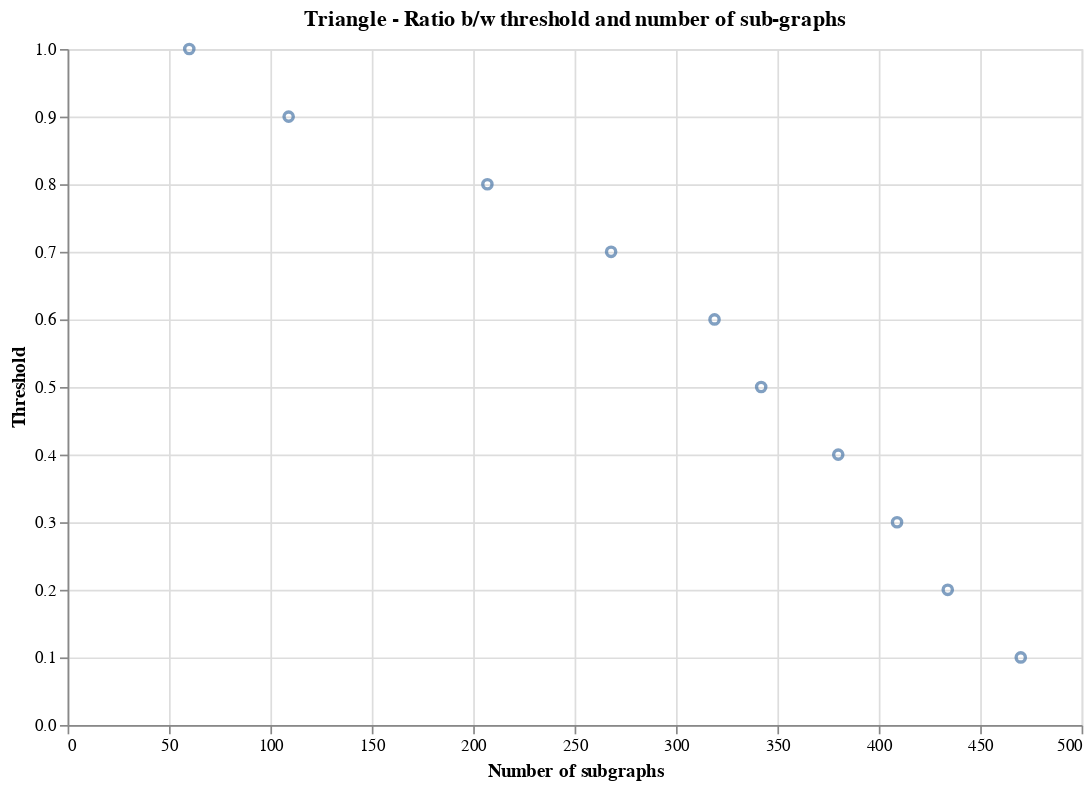

Here is the notebook cell this chart was saved with:
### Code cell
df = pd.read_csv('triangle_threshold.csv')
alt.Chart(df).mark_point().encode(
    x=alt.X('no_of_subgraphs', title='Number of subgraphs'),
    y=alt.Y('threshold', title='Threshold'),
    tooltip=['iterations']
).properties(
    title='Triangle - Ratio b/w threshold and number of sub-graphs',
    width=600,
    height=400
)

### Figure 1 — Vega-Lite specification as saved in the notebook (floating-point values rounded to 4 significant figures)
{"config": {"view": {"continuousWidth": 300, "continuousHeight": 300}}, "data": {"name": "data-a1d299b1656e4fc6d97c438d1fccbeb6"}, "mark": {"type": "point"}, "encoding": {"tooltip": [{"field": "iterations", "type": "quantitative"}], "x": {"field": "no_of_subgraphs", "title": "Number of subgraphs", "type": "quantitative"}, "y": {"field": "threshold", "title": "Threshold", "type": "quantitative"}}, "height": 400, "title": "Triangle - Ratio b/w threshold and number of sub-graphs", "width": 600, "$schema": "https://vega.github.io/schema/vega-lite/v5.8.0.json", "datasets": {"data-a1d299b1656e4fc6d97c438d1fccbeb6": [{"no_of_subgraphs": 470, "threshold": 0.1, "iterations": 10}, {"no_of_subgraphs": 434, "threshold": 0.2, "iterations": 8}, {"no_of_subgraphs": 409, "threshold": 0.3, "iterations": 7}, {"no_of_subgraphs": 380, "threshold": 0.4, "iterations": 6}, {"no_of_subgraphs": 342, "threshold": 0.5, "iterations": 6}, {"no_of_subgraphs": 319, "threshold": 0.6, "iterations": 5}, {"no_of_subgraphs": 268, "threshold": 0.7, "iterations": 5}, {"no_of_subgraphs": 207, "threshold": 0.8, "iterations": 5}, {"no_of_subgraphs": 109, "threshold": 0.9, "iterations": 4}, {"no_of_subgraphs": 60, "threshold": 1.0, "iterations": 4}]}}
